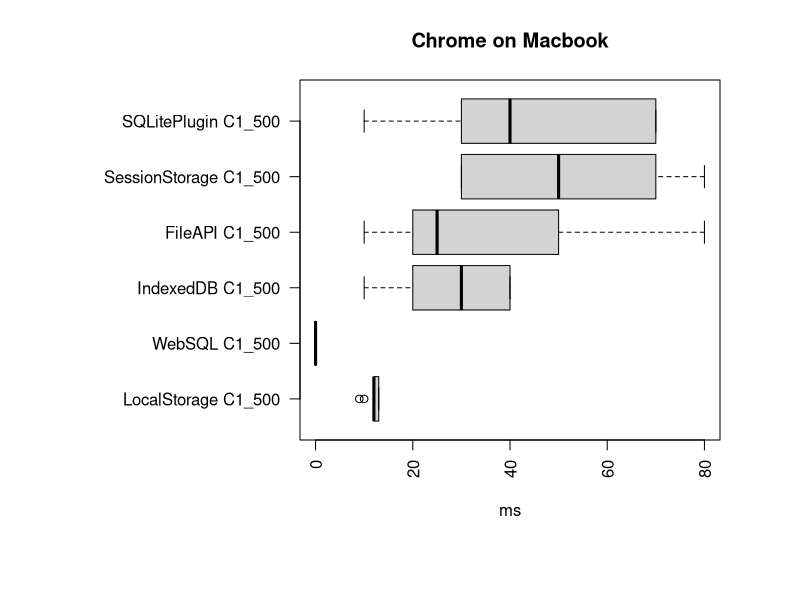
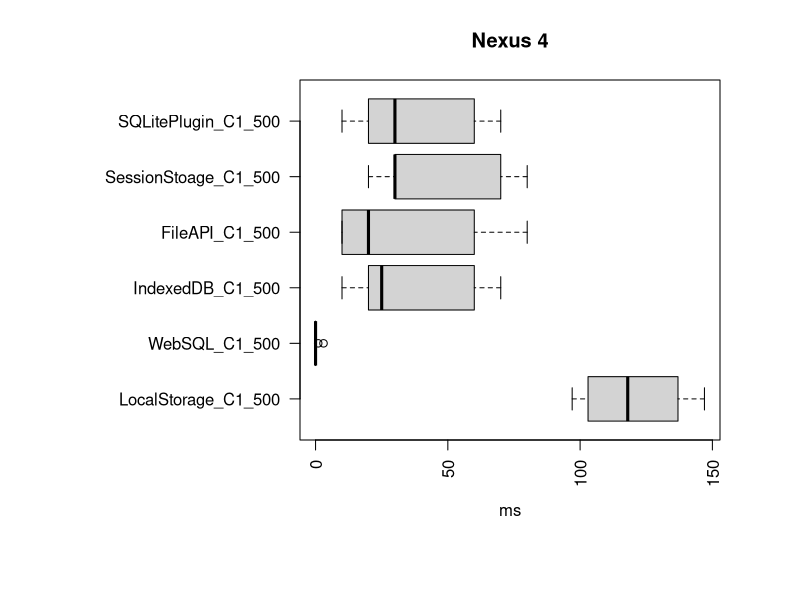

R code for these plots, in order:
#Nexus4
LocalStorage_C1_500<-c(134,147,137,103,100,103,116,120,97,147);
FileAPI_C1_500<-c(10926,11698,9836,9191,9865,10585,9376,11322,9536,9075);
WebSQL_C1_500<-c(3,0,0,0,0,0,0,0,0,1);
WebSQL_C2_500<-c(1,0,0,7,0,1,0,0,0,1);
#placeholder values:
IndexedDB_C1_500<-c(20,60,30,70,20,60,30,10,10,20);
FileAPI_C1_500<-c(10,80,10,20,70,40,20,10,60,10);
SessionStorage_C1_500<-c(20,80,20,30,30,30,70,30,70,30);
SQLitePlugin_C1_500<-c(20,50,10,20,70,40,10,60,20,60);

Nexus4<-data.frame(LocalStorage_C1_500,WebSQL_C1_500, IndexedDB_C1_500,FileAPI_C1_500,SessionStorage_C1_500,SQLitePlugin_C1_500);
colnames(Nexus4) <- c("LocalStorage_C1_500", "WebSQL_C1_500", "IndexedDB_C1_500", "FileAPI_C1_500","SessionStoage_C1_500","SQLitePlugin_C1_500");
#Nexus4<-data.frame(LocalStorage_C1_500, FileAPI_C1_500, WebSQL_C1_500, WebSQL_C2_500)

WebSQL_C1_500_IOS8Sim<-c(0,0,0,1,0,0,0,0,0,0);
WebSQL_C2_500_IOS8Sim<-c(0,0,0,0,0,0,0,8,0,0);
LocalStorage_C1_500_IOS8Sim<-c(3,3,3,3,3,3,3,2,2,2);
FileAPI_C1_500_IOS8Sim<-c(1050, 994, 879,1159,942, 1062, 859,923, 950, 953);

#ChromeMacbook
IndexedDB_U1_500<-c(48,48,49,59,50,50,47,48,51,49);
IndexedDB_C1_500<-c(196,178,172,166,176,171,187,201,171,167);
IndexedDB_C2_500<-c(518,433,396,486,493,489,474,479,431,515);
LocalStorage_C1_500<-c(13,12,9,12,12,12,13,10,13,13);
LocalStorage_C2_500<-c(173,167,153,152,163,161,156,152,166,160);
WebSQL_C1_500<-c(0,0,0,0,0,0,0,0,0,0);
#placeholder values:
IndexedDB_C1_500<-c(10,20,30,40,30,40,30,20,30,40);
FileAPI_C1_500<-c(20,10,30,50,80,40,20,10,70,20);
SessionStorage_C1_500<-c(80,80,70,50,50,50,40,30,30,30);
SQLitePlugin_C1_500<-c(10,40,40,40,70,70,70,70,10,30);

ChromeMacbook<-data.frame(LocalStorage_C1_500,WebSQL_C1_500, IndexedDB_C1_500,FileAPI_C1_500,SessionStorage_C1_500,SQLitePlugin_C1_500);
colnames(ChromeMacbook) <- c("LocalStorage C1_500", "WebSQL C1_500", "IndexedDB C1_500", "FileAPI C1_500","SessionStorage C1_500","SQLitePlugin C1_500");



par(mar=c(8,15,4,4));
boxplot(ChromeMacbook,main="Chrome on Macbook", las=2, xlab='ms', horizontal = TRUE);
boxplot(Nexus4,main="Nexus 4", las=2, xlab='ms', horizontal = TRUE);

#boxplot(Nexus4[LocalStorage_C1_500,1], ChromeMacbook[LocalStorage_C1_500,1]);
#boxplot(Nexus4[LocalStorage_C1_500,], ChromeMacbook[LocalStorage_C1_500,]);
#boxplot(Nexus4,las=2, xlab='ms', horizontal = TRUE);

#boxplot(LocalStorage_C1_500, FileAPI_C1_500, WebSQL_C1_500_Nexus4);

#boxplot(LocalStorage_C1_500, FileAPI_C1_500, WebSQL_C1_500_Nexus4);
#boxplot(FileAPI_C1_500_IOS8Sim, FileAPI_C1_500_Nexus4);

